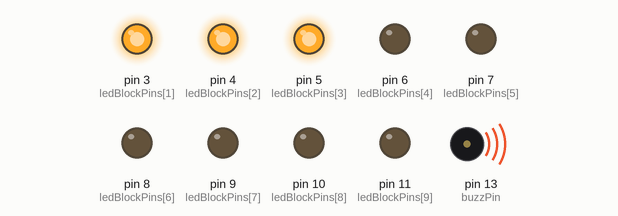
This sketch was run on a simulated Arduino Uno, built with avr-gcc and run on an emulated ATmega328P. On the bench: output pins drawn as LEDs (lit = HIGH), buzzer (waves = sounding). Pins used as bus, display or sensor lines are not drawn.

Above: at 0.1 s.
At 1.4 s:
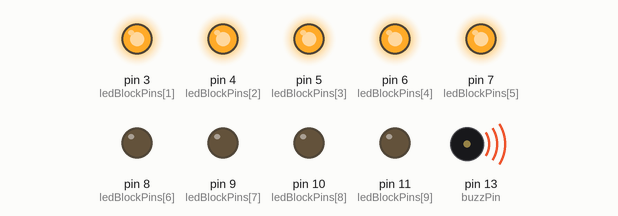
At 16.7 s:
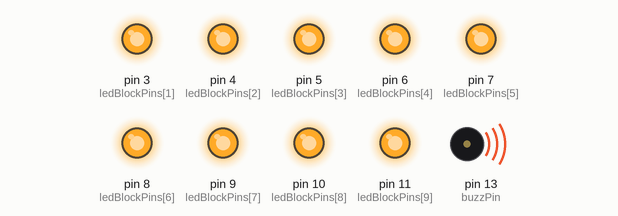
At 20.9 s:
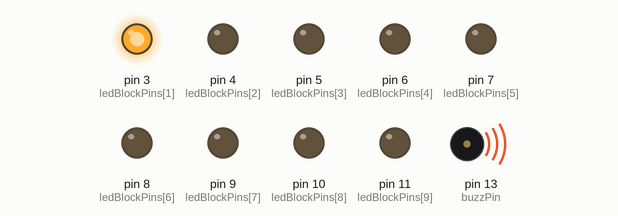
At 24.0 s:
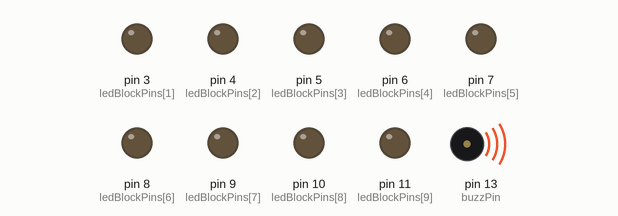
At 29.9 s:
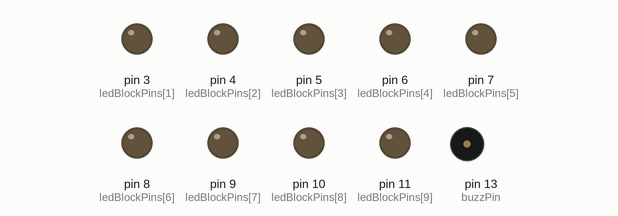
Timing chart, 0 to 31.4 s (numbered marks = the images above):
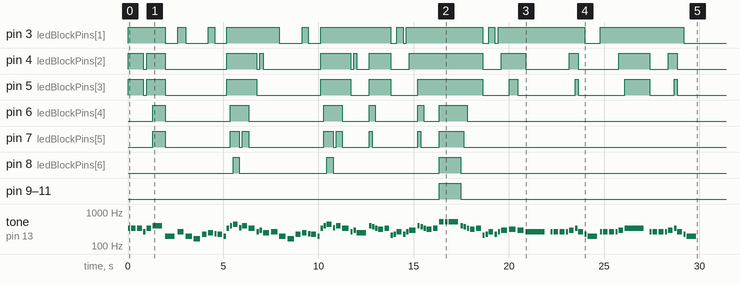

The sketch:

swiss_army.ino
```cpp
#include "digit.h"
#include "mario.h"

const int tmpPin = A0;
const int ldrPin = A1;
const int potPin = A2;

const int dataPin  = A3;
const int latchPin = A4;
const int clockPin = A5;

const int butPin = 2;

const int ledBlockPins[] = { 1, 3, 4, 5, 6, 7, 8, 9, 10, 11 };
const int rgbPins[] = { 9, 10, 11 }; // rgbPins[RPIN]
const int buzzPin = LED_BUILTIN;
const int tiltPin = 12;
//const int ledPin = 0;

int  tiltState; // current reading from the input pin
int  lastTiltState = LOW; // previous reading from the input pin
long lastTiltDebounceTime = 0; // last time the output pin was toggled
int  butState; // current reading from the input pin
int  lastButState = LOW; // previous reading from the input pin
long lastButDebounceTime = 0; // last time the output pin was toggled
long debounceDelay = 50; // debounce time; increase if the output flickers

volatile int curFunction = 2;

void setup()
{
  pinMode(tiltPin, INPUT);
  pinMode(buzzPin, OUTPUT);
  pinMode(latchPin, OUTPUT);
//  pinMode(ledPin, OUTPUT);
  pinMode(butPin, INPUT);
  //  attachInterrupt(digitalPinToInterrupt(butPin), selectFunc, CHANGE);
  //  attachInterrupt(0, selectFunc, CHANGE);
  //  pinMode(butPin, INPUT_PULLUP);
  for (int i = 0; i < 10; i++)
    pinMode(ledBlockPins[i], OUTPUT);
  Serial.begin(9600);
//  printDigit(5, false);
//  delay(1000);
  mario();
}

void loop()
{
//  digitalWrite(1, HIGH);
  /*
  int p;
  long val;
  int reading;
  int readingB;

  readingB = digitalRead(butPin);
  if (readingB != lastButState)
    lastButDebounceTime = millis();
  if ((millis() - lastButDebounceTime) > debounceDelay)
  {
    if (readingB != butState)
    {
      butState = readingB;
      if (butState == LOW)
        curFunction = (curFunction + 1 > 5 ? 0 : curFunction + 1);
    }
  }
  lastButState = readingB;
  switch (curFunction)
  {
    case 0: case 1:
      p = (curFunction == 0 ? potPin : ldrPin);
      val = map(analogRead(p), 0, 1023, 0, 10);
      val = constrain(val, 0, 10);
      val = abs(val - 10);
      for (int i = 0; i < 10; i++)
        digitalWrite(ledBlockPins[i], LOW);
      for (int i = 0; i < val; i++)
        digitalWrite(ledBlockPins[i], HIGH);
      break;
    case 2:
      for (int j = 0; j < 9; j++)
      {
        printDigit(j, false);
        delay(250);
      }
      //getTemp();
      break;
    case 3:
      colorCycle();
      break;
    case 4: // tilt
      reading = digitalRead(tiltPin);
      if (reading != lastTiltState)
        lastTiltDebounceTime = millis();
      if ((millis() - lastTiltDebounceTime) > debounceDelay)
      {
        if (reading != tiltState)
        {
          tiltState = reading;
          if (tiltState == HIGH)
            digitalWrite(ledPin, (digitalRead(ledPin) == HIGH ? LOW : HIGH));
        }
      }
      lastTiltState = reading;
      break;
    case 5:
      mario();
      break;
    default:
      break;
  }
  delay(100);

  */
}

void printDigit(int num, int decimalFlag)
{
  byte Digit = (num > 9 ? 0b00000000 : digitArray[num]);
  // print decimal
  //     543210
  // 0b00100000
  if (decimalFlag == true)
    bitSet(Digit, 7);
  digitalWrite(latchPin, 0);
  shiftOut(dataPin, clockPin, Digit);
  digitalWrite(latchPin, 1);
}

void shiftOut(int myDataPin, int myClockPin, byte myDataOut)
{
  int i = 0;
  int pinState;

  pinMode(myClockPin, OUTPUT);
  pinMode(myDataPin, OUTPUT);
  digitalWrite(myDataPin, 0);
  digitalWrite(myClockPin, 0);
  for (i = 7; i >= 0; i--)
  {
    digitalWrite(myClockPin, 0);
    pinState = (myDataOut & (1 << i) ? 1 : 0);
    digitalWrite(myDataPin, pinState);
    digitalWrite(myClockPin, 1);
    digitalWrite(myDataPin, 0);
  }
  digitalWrite(myClockPin, 0);
}

void colorCycle()
{
  unsigned int rgb[3];
  int rev_dec;

  rgb[0] = 255;
  rgb[1] = rgb[2] = 0;
  for (int decrement = 0; decrement < 3; decrement++)
  {
    rev_dec = abs(decrement - 2);
    int increment = decrement == 2 ? 0 : decrement + 1;
    for (int i = 0; i < 255; i += 1)
    {
      rgb[decrement] -= 1;
      rgb[increment] += 1;
      analogWrite(rgbPins[RPIN], rgb[0]);
      analogWrite(rgbPins[BPIN], rgb[1]);
      analogWrite(rgbPins[GPIN], rgb[2]);
      /*
            if (curFunction != 2)
              break;
            else
      */
      delay(5);
    }
    //    if (curFunction != 2)      break;
  }
}

int high = -1;
int low = 1000;
void mario()
{
  int thisNote;
  int noteDuration;
  int pauseBetweenNotes;
  int size;
  long v;

  for (thisNote = 0; thisNote < 98; thisNote++)
  {
    noteDuration = 1000 / noteDurations[thisNote];
    tone(buzzPin, melody[thisNote], noteDuration);
    pauseBetweenNotes = noteDuration * 1.30;
//#if 0
//    Serial.print("h= "); Serial.print(high); Serial.print(" l= "); Serial.println(low);
    v = map(melody[thisNote], 165, 523, 0, 10);
    v = constrain(v, 0, 10);
    //v = abs(v - 10);
    for (int i = 0; i < 10; i++)      digitalWrite(ledBlockPins[i], LOW);
    for (int i = 0; i < v; i++)      digitalWrite(ledBlockPins[i], HIGH);
//#endif
    delay(pauseBetweenNotes);
    noTone(buzzPin);
#if 0
    if (curFunction != 4)
    {
      noTone(buzzPin);
      break;
    }
    else
    {
      delay(pauseBetweenNotes);
      noTone(buzzPin);
    }
#endif
  }
}

void getTemp()
{
  float voltage, degreesC, degreesF;
  float tmpT, tmpH;
  int tenth, hundth;
  int d = 500;

  voltage = getVoltage(tmpPin);
  degreesC = (voltage - 0.5) * 100.0;
  degreesF = degreesC * (9.0 / 5.0) + 32.0;
  printDigit(degreesF / 10, false);
  delay(d);
  printDigit((int)degreesF % 10, true);
  delay(d);
  tmpT = degreesF * 10;
  tenth = (int)tmpT % 10;
  printDigit(tenth, false);
  delay(d);
  tmpH = degreesF * 100;
  hundth = (int)tmpH % 10;
  printDigit(hundth, false);
  delay(d);
}

float getVoltage(int pin)
{
  return (analogRead(pin) * 0.004882814);
}

void selectFunc()
{
  curFunction = (curFunction + 1 > 5 ? 0 : curFunction + 1);
}
```

digit.h
```cpp
typedef enum {
  RPIN,
  GPIN,
  BPIN
} rgb_enum;

typedef enum {
  POT,
  LDR,
  TMP,
  TLT,
  BUZ,
  RGB,
  DIG,
  BAR
} IO_enum;

typedef struct {
  long fu;
  int bar;
  char c;
} testStruct;

char digitArray[] = {
  0b00111111, // 0
  0b00000110, // 1
  0b01011011, // 2
  0b01010111, // 3
  0b01100110, // 4
  0b01110101, // 5
  0b01111101, // 6
  0b00000111, // 7
  0b01111111, // 8
  0b01110111  // 9
};
```

mario.h
```cpp
#define NOTE_B0  31
#define NOTE_C1  33
#define NOTE_CS1 35
#define NOTE_D1  37
#define NOTE_DS1 39
#define NOTE_E1  41
#define NOTE_F1  44
#define NOTE_FS1 46
#define NOTE_G1  49
#define NOTE_GS1 52
#define NOTE_A1  55
#define NOTE_AS1 58
#define NOTE_B1  62
#define NOTE_C2  65
#define NOTE_CS2 69
#define NOTE_D2  73
#define NOTE_DS2 78
#define NOTE_E2  82
#define NOTE_F2  87
#define NOTE_FS2 93
#define NOTE_G2  98
#define NOTE_GS2 104
#define NOTE_A2  110
#define NOTE_AS2 117
#define NOTE_B2  123
#define NOTE_C3  131
#define NOTE_CS3 139
#define NOTE_D3  147
#define NOTE_DS3 156
#define NOTE_E3  165
#define NOTE_F3  175
#define NOTE_FS3 185
#define NOTE_G3  196
#define NOTE_GS3 208
#define NOTE_A3  220
#define NOTE_AS3 233
#define NOTE_B3  247
#define NOTE_C4  262
#define NOTE_CS4 277
#define NOTE_D4  294
#define NOTE_DS4 311
#define NOTE_E4  330
#define NOTE_F4  349
#define NOTE_FS4 370
#define NOTE_G4  392
#define NOTE_GS4 415
#define NOTE_A4  440
#define NOTE_AS4 466
#define NOTE_B4  494
#define NOTE_C5  523
#define NOTE_CS5 554
#define NOTE_D5  587
#define NOTE_DS5 622
#define NOTE_E5  659
#define NOTE_F5  698
#define NOTE_FS5 740
#define NOTE_G5  784
#define NOTE_GS5 831
#define NOTE_A5  880
#define NOTE_AS5 932
#define NOTE_B5  988
#define NOTE_C6  1047
#define NOTE_CS6 1109
#define NOTE_D6  1175
#define NOTE_DS6 1245
#define NOTE_E6  1319
#define NOTE_F6  1397
#define NOTE_FS6 1480
#define NOTE_G6  1568
#define NOTE_GS6 1661
#define NOTE_A6  1760
#define NOTE_AS6 1865
#define NOTE_B6  1976
#define NOTE_C7  2093
#define NOTE_CS7 2217
#define NOTE_D7  2349
#define NOTE_DS7 2489
#define NOTE_E7  2637
#define NOTE_F7  2794
#define NOTE_FS7 2960
#define NOTE_G7  3136
#define NOTE_GS7 3322
#define NOTE_A7  3520
#define NOTE_AS7 3729
#define NOTE_B7  3951
#define NOTE_C8  4186
#define NOTE_CS8 4435
#define NOTE_D8  4699
#define NOTE_DS8 4978

int underworld_melody[] = {
  NOTE_C4, NOTE_C5, NOTE_A3, NOTE_A4,
  NOTE_AS3, NOTE_AS4, 0, 0,
  NOTE_C4, NOTE_C5, NOTE_A3, NOTE_A4,
  NOTE_AS3, NOTE_AS4, 0, 0,
  NOTE_F3, NOTE_F4, NOTE_D3, NOTE_D4,
  NOTE_DS3, NOTE_DS4, 0, 0,
  NOTE_F3, NOTE_F4, NOTE_D3, NOTE_D4,
  NOTE_DS3, NOTE_DS4, 0, 0, NOTE_DS4, NOTE_CS4, NOTE_D4,
  NOTE_CS4, NOTE_DS4, NOTE_DS4, NOTE_GS3,
  NOTE_G3, NOTE_CS4,
  NOTE_C4, NOTE_FS4, NOTE_F4, NOTE_E3, NOTE_AS4, NOTE_A4,
  NOTE_GS4, NOTE_DS4, NOTE_B3,
  NOTE_AS3, NOTE_A3, NOTE_GS3, 0, 0, 0
};

//Underwolrd tempo
int underworld_tempo[] = {
  8, 8, 8, 8,
  8, 8, 4,
  3,
  8, 8, 8, 8,
  8, 8, 4,
  3,
  8, 8, 8, 8,
  8, 8, 4,
  3,
  8, 8, 8, 8,
  8, 8, 6,
  6, 10, 10, 10,
  6, 6,
  6, 6,
  6, 6,
  10, 10, 10, 10, 10, 10,
  8, 8, 8,
  8, 8, 8,
  2, 2, 2
};

// notes in the melody:
int melody[] = {
  NOTE_E4, NOTE_E4, NOTE_E4, NOTE_C4, NOTE_E4, NOTE_G4, NOTE_G3,
  NOTE_C4, NOTE_G3, NOTE_E3, NOTE_A3, NOTE_B3, NOTE_AS3, NOTE_A3, NOTE_G3, NOTE_E4, NOTE_G4, NOTE_A4, NOTE_F4, NOTE_G4, NOTE_E4, NOTE_C4, NOTE_D4, NOTE_B3,
  NOTE_C4, NOTE_G3, NOTE_E3, NOTE_A3, NOTE_B3, NOTE_AS3, NOTE_A3, NOTE_G3, NOTE_E4, NOTE_G4, NOTE_A4, NOTE_F4, NOTE_G4, NOTE_E4, NOTE_C4, NOTE_D4, NOTE_B3,
  NOTE_G4, NOTE_FS4, NOTE_E4, NOTE_DS4, NOTE_E4, NOTE_GS3, NOTE_A3, NOTE_C4, NOTE_A3, NOTE_C4, NOTE_D4, NOTE_G4, NOTE_FS4, NOTE_E4, NOTE_DS4, NOTE_E4, NOTE_C5, NOTE_C5, NOTE_C5,
  NOTE_G4, NOTE_FS4, NOTE_E4, NOTE_DS4, NOTE_E4, NOTE_GS3, NOTE_A3, NOTE_C4, NOTE_A3, NOTE_C4, NOTE_D4, NOTE_DS4, NOTE_D4, NOTE_C4,
  NOTE_C4, NOTE_C4, NOTE_C4, NOTE_C4, NOTE_D4, NOTE_E4, NOTE_C4, NOTE_A3, NOTE_G3, NOTE_C4, NOTE_C4, NOTE_C4, NOTE_C4, NOTE_D4, NOTE_E4,
  NOTE_C4, NOTE_C4, NOTE_C4, NOTE_C4, NOTE_D4, NOTE_E4, NOTE_C4, NOTE_A3, NOTE_G3
};

// note durations: 4 = quarter note, 8 = eighth note, etc.:
int noteDurations[] = {
  8,4,4,8,4,2,2,
  3,3,3,4,4,8,4,8,8,8,4,8,4,3,8,8,3,
  3,3,3,4,4,8,4,8,8,8,4,8,4,3,8,8,2,
  8,8,8,4,4,8,8,4,8,8,3,8,8,8,4,4,4,8,2,
  8,8,8,4,4,8,8,4,8,8,3,3,3,1,
  8,4,4,8,4,8,4,8,2,8,4,4,8,4,1,
  8,4,4,8,4,8,4,8,2
};
```
